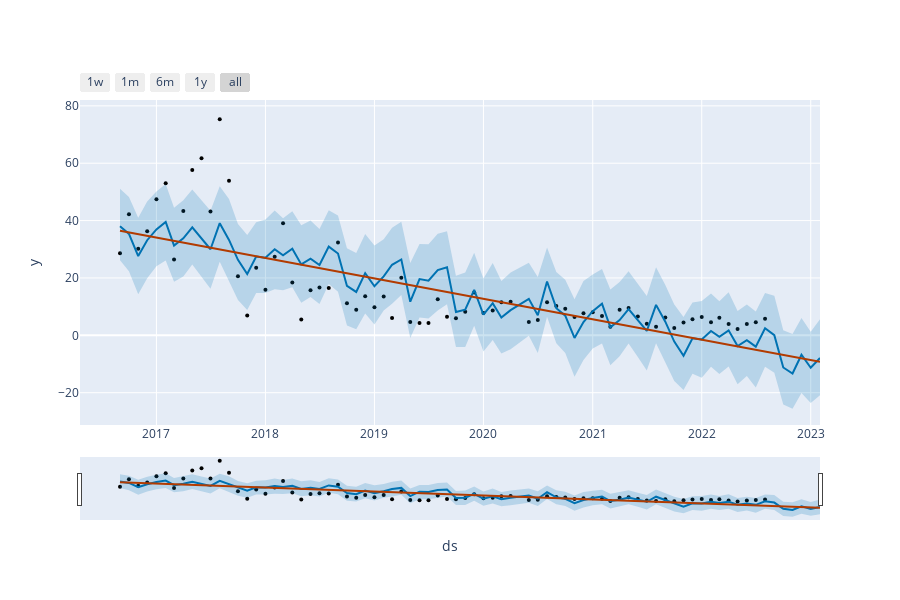

Notebook code for this chart:
### Code cell
draw_main_graph(group='О-01.01. Фанера ФК', manager='Березовский Юрий Юзикович')
